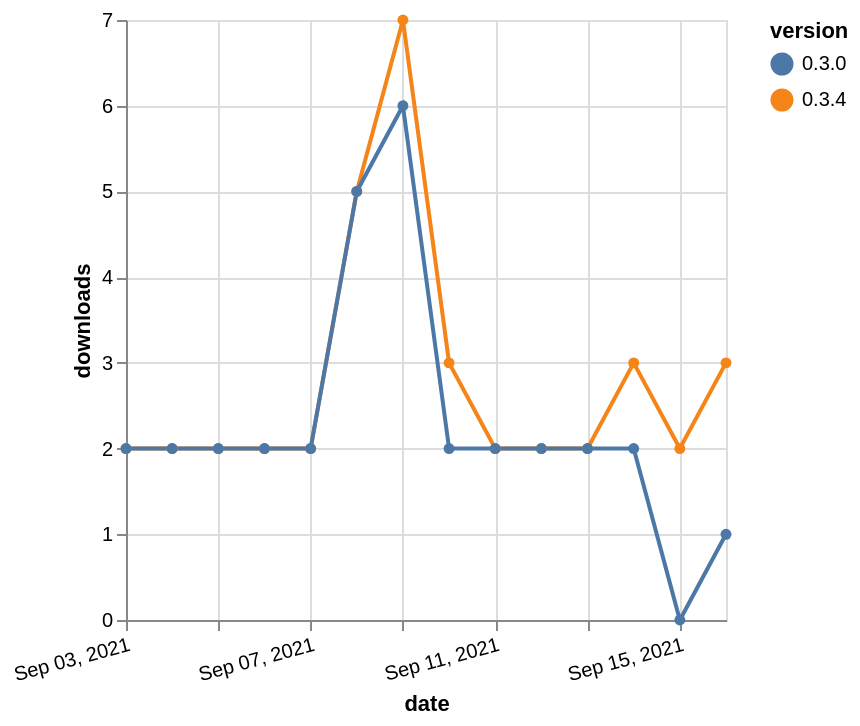

Express this chart as Vega-Lite.
### Vega-Lite specification from a JSON file in a GitHub repository (floating-point values rounded to 4 significant figures)
{"$schema": "https://vega.github.io/schema/vega-lite/v5.json", "description": "A simple bar chart with embedded data.", "data": {"values": [{"date": "2021-09-03", "total": 2857, "delta": 2, "version": "0.3.4"}, {"date": "2021-09-04", "total": 2859, "delta": 2, "version": "0.3.4"}, {"date": "2021-09-05", "total": 2861, "delta": 2, "version": "0.3.4"}, {"date": "2021-09-06", "total": 2863, "delta": 2, "version": "0.3.4"}, {"date": "2021-09-07", "total": 2865, "delta": 2, "version": "0.3.4"}, {"date": "2021-09-08", "total": 2870, "delta": 5, "version": "0.3.4"}, {"date": "2021-09-09", "total": 2877, "delta": 7, "version": "0.3.4"}, {"date": "2021-09-10", "total": 2880, "delta": 3, "version": "0.3.4"}, {"date": "2021-09-11", "total": 2882, "delta": 2, "version": "0.3.4"}, {"date": "2021-09-12", "total": 2884, "delta": 2, "version": "0.3.4"}, {"date": "2021-09-13", "total": 2886, "delta": 2, "version": "0.3.4"}, {"date": "2021-09-14", "total": 2889, "delta": 3, "version": "0.3.4"}, {"date": "2021-09-15", "total": 2891, "delta": 2, "version": "0.3.4"}, {"date": "2021-09-16", "total": 2894, "delta": 3, "version": "0.3.4"}, {"date": "2021-09-03", "total": 2688, "delta": 2, "version": "0.3.0"}, {"date": "2021-09-04", "total": 2690, "delta": 2, "version": "0.3.0"}, {"date": "2021-09-05", "total": 2692, "delta": 2, "version": "0.3.0"}, {"date": "2021-09-06", "total": 2694, "delta": 2, "version": "0.3.0"}, {"date": "2021-09-07", "total": 2696, "delta": 2, "version": "0.3.0"}, {"date": "2021-09-08", "total": 2701, "delta": 5, "version": "0.3.0"}, {"date": "2021-09-09", "total": 2707, "delta": 6, "version": "0.3.0"}, {"date": "2021-09-10", "total": 2709, "delta": 2, "version": "0.3.0"}, {"date": "2021-09-11", "total": 2711, "delta": 2, "version": "0.3.0"}, {"date": "2021-09-12", "total": 2713, "delta": 2, "version": "0.3.0"}, {"date": "2021-09-13", "total": 2715, "delta": 2, "version": "0.3.0"}, {"date": "2021-09-14", "total": 2717, "delta": 2, "version": "0.3.0"}, {"date": "2021-09-15", "total": 2717, "delta": 0, "version": "0.3.0"}, {"date": "2021-09-16", "total": 2718, "delta": 1, "version": "0.3.0"}]}, "width": "container", "mark": {"type": "line", "point": {"filled": true}}, "encoding": {"x": {"field": "date", "type": "temporal", "timeUnit": "yearmonthdate", "title": "date", "axis": {"labelAngle": -15}}, "y": {"field": "delta", "type": "quantitative", "title": "downloads"}, "color": {"field": "version", "type": "nominal"}, "tooltip": {"field": "delta"}}}
